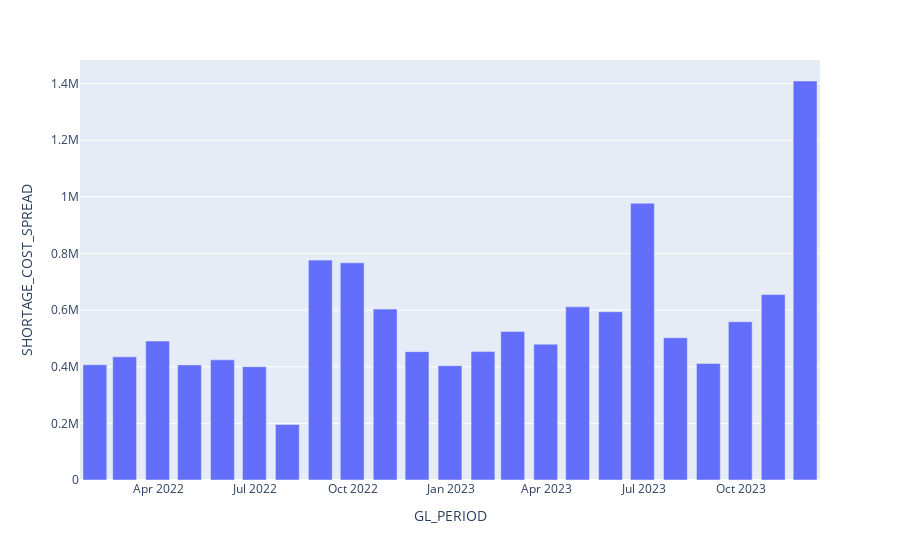

Here is the notebook cell this chart was saved with:
### Code cell
px.bar(agg.resample('').sum().reset_index(),group_level,'SHORTAGE_COST_SPREAD')

### Figure 1 — Plotly figure (JSON) as saved in the notebook; plotly's stock layout.template omitted (floating-point values rounded to 4 significant figures)
{"data": [{"alignmentgroup": "True", "hovertemplate": "GL_PERIOD=%{x}<br>SHORTAGE_COST_SPREAD=%{y}<extra></extra>", "legendgroup": "", "marker": {"color": "#636efa", "pattern": {"shape": ""}}, "name": "", "offsetgroup": "", "orientation": "v", "showlegend": false, "textposition": "auto", "type": "bar", "x": ["2022-01-31T00:00:00", "2022-02-28T00:00:00", "2022-03-31T00:00:00", "2022-04-30T00:00:00", "2022-05-31T00:00:00", "2022-06-30T00:00:00", "2022-07-31T00:00:00", "2022-08-31T00:00:00", "2022-09-30T00:00:00", "2022-10-31T00:00:00", "2022-11-30T00:00:00", "2022-12-31T00:00:00", "2023-01-31T00:00:00", "2023-02-28T00:00:00", "2023-03-31T00:00:00", "2023-04-30T00:00:00", "2023-05-31T00:00:00", "2023-06-30T00:00:00", "2023-07-31T00:00:00", "2023-08-31T00:00:00", "2023-09-30T00:00:00", "2023-10-31T00:00:00", "2023-11-30T00:00:00"], "xaxis": "x", "y": [407000.0, 435000.0, 490900.0, 406600.0, 424400.0, 400400.0, 196300.0, 776700.0, 767100.0, 603600.0, 453400.0, 403900.0, 453700.0, 524800.0, 479700.0, 611700.0, 594300.0, 977800.0, 502700.0, 411600.0, 559100.0, 654900.0, 1409000.0], "yaxis": "y"}], "layout": {"autosize": true, "barmode": "relative", "legend": {"tracegroupgap": 0}, "margin": {"t": 60}, "xaxis": {"anchor": "y", "autorange": true, "domain": [0, 1], "range": ["2022-01-17", "2023-12-14"], "title": {"text": "GL_PERIOD"}, "type": "date"}, "yaxis": {"anchor": "x", "autorange": true, "domain": [0, 1], "range": [0, 1484000.0], "title": {"text": "SHORTAGE_COST_SPREAD"}, "type": "linear"}}}
